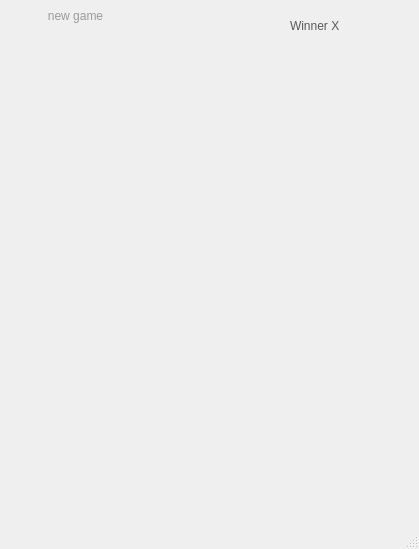
<?xml version="1.0" encoding="UTF-8"?>
<ui version="4.0">
 <class>MainWindow</class>
 <widget class="QMainWindow" name="MainWindow">
  <property name="geometry">
   <rect>
    <x>0</x>
    <y>0</y>
    <width>419</width>
    <height>549</height>
   </rect>
  </property>
  <property name="windowTitle">
   <string>MainWindow</string>
  </property>
  <widget class="QWidget" name="centralwidget">
   <widget class="QLabel" name="label">
    <property name="geometry">
     <rect>
      <x>-20</x>
      <y>0</y>
      <width>461</width>
      <height>531</height>
     </rect>
    </property>
    <property name="styleSheet">
     <string notr="true">image: url(:/newPrefix/tic-tacdes.png);</string>
    </property>
    <property name="text">
     <string/>
    </property>
   </widget>
   <widget class="QPushButton" name="btn_1">
    <property name="geometry">
     <rect>
      <x>10</x>
      <y>140</y>
      <width>75</width>
      <height>71</height>
     </rect>
    </property>
    <property name="styleSheet">
     <string notr="true">color: rgb(54, 54, 54);
background-color: None;
font: 40pt &quot;Blackadder ITC&quot;;
border: None;
</string>
    </property>
    <property name="text">
     <string/>
    </property>
   </widget>
   <widget class="QPushButton" name="btn_5">
    <property name="geometry">
     <rect>
      <x>120</x>
      <y>220</y>
      <width>121</width>
      <height>121</height>
     </rect>
    </property>
    <property name="styleSheet">
     <string notr="true">color: rgb(54, 54, 54);
background-color: None;
font: 70pt &quot;Blackadder ITC&quot;;
border: None;
</string>
    </property>
    <property name="text">
     <string/>
    </property>
   </widget>
   <widget class="QPushButton" name="btn_4">
    <property name="geometry">
     <rect>
      <x>10</x>
      <y>270</y>
      <width>81</width>
      <height>81</height>
     </rect>
    </property>
    <property name="styleSheet">
     <string notr="true">color: rgb(54, 54, 54);
background-color: None;
font: 55pt &quot;Blackadder ITC&quot;;
border: None;
</string>
    </property>
    <property name="text">
     <string/>
    </property>
   </widget>
   <widget class="QPushButton" name="btn_7">
    <property name="geometry">
     <rect>
      <x>10</x>
      <y>400</y>
      <width>91</width>
      <height>101</height>
     </rect>
    </property>
    <property name="styleSheet">
     <string notr="true">color: rgb(54, 54, 54);
background-color: None;
font: 40pt &quot;Blackadder ITC&quot;;
border: None;
</string>
    </property>
    <property name="text">
     <string/>
    </property>
   </widget>
   <widget class="QPushButton" name="btn_2">
    <property name="geometry">
     <rect>
      <x>160</x>
      <y>130</y>
      <width>61</width>
      <height>51</height>
     </rect>
    </property>
    <property name="styleSheet">
     <string notr="true">color: rgb(54, 54, 54);
background-color: None;
font: 35pt &quot;Blackadder ITC&quot;;
border: None;
</string>
    </property>
    <property name="text">
     <string/>
    </property>
   </widget>
   <widget class="QPushButton" name="btn_6">
    <property name="geometry">
     <rect>
      <x>280</x>
      <y>230</y>
      <width>141</width>
      <height>151</height>
     </rect>
    </property>
    <property name="styleSheet">
     <string notr="true">color: rgb(54, 54, 54);
background-color: None;
font: 80pt &quot;Blackadder ITC&quot;;
border: None;
</string>
    </property>
    <property name="text">
     <string/>
    </property>
   </widget>
   <widget class="QPushButton" name="btn_8">
    <property name="geometry">
     <rect>
      <x>120</x>
      <y>390</y>
      <width>91</width>
      <height>101</height>
     </rect>
    </property>
    <property name="styleSheet">
     <string notr="true">color: rgb(54, 54, 54);
background-color: None;
font: 50pt &quot;Blackadder ITC&quot;;
border: None;
</string>
    </property>
    <property name="text">
     <string/>
    </property>
   </widget>
   <widget class="QPushButton" name="btn_9">
    <property name="geometry">
     <rect>
      <x>290</x>
      <y>420</y>
      <width>91</width>
      <height>101</height>
     </rect>
    </property>
    <property name="styleSheet">
     <string notr="true">color: rgb(54, 54, 54);
background-color: None;
font: 50pt &quot;Blackadder ITC&quot;;
border: None;
</string>
    </property>
    <property name="text">
     <string/>
    </property>
   </widget>
   <widget class="QPushButton" name="btn_3">
    <property name="geometry">
     <rect>
      <x>310</x>
      <y>110</y>
      <width>91</width>
      <height>101</height>
     </rect>
    </property>
    <property name="styleSheet">
     <string notr="true">color: rgb(54, 54, 54);
background-color: None;
font: 50pt &quot;Blackadder ITC&quot;;
border: None;
</string>
    </property>
    <property name="text">
     <string/>
    </property>
   </widget>
   <widget class="QPushButton" name="btn_newgame">
    <property name="geometry">
     <rect>
      <x>10</x>
      <y>-10</y>
      <width>131</width>
      <height>51</height>
     </rect>
    </property>
    <property name="styleSheet">
     <string notr="true">color: rgb(154, 154, 154);
background-color: None;
font: 30pt &quot;Blackadder ITC&quot;;
border: None;</string>
    </property>
    <property name="text">
     <string>new game</string>
    </property>
   </widget>
   <widget class="QLabel" name="winnerlabel">
    <property name="geometry">
     <rect>
      <x>290</x>
      <y>10</y>
      <width>121</width>
      <height>31</height>
     </rect>
    </property>
    <property name="styleSheet">
     <string notr="true">color: rgb(89, 89, 89);
background-color: None;
font: 20pt &quot;Blackadder ITC&quot;;
border: None;</string>
    </property>
    <property name="text">
     <string>Winner X</string>
    </property>
   </widget>
  </widget>
  <widget class="QMenuBar" name="menubar">
   <property name="geometry">
    <rect>
     <x>0</x>
     <y>0</y>
     <width>419</width>
     <height>21</height>
    </rect>
   </property>
  </widget>
  <widget class="QStatusBar" name="statusbar"/>
 </widget>
 <resources>
  <include location="../../example34/designer/tic-tacdes.qrc"/>
 </resources>
 <connections/>
</ui>
